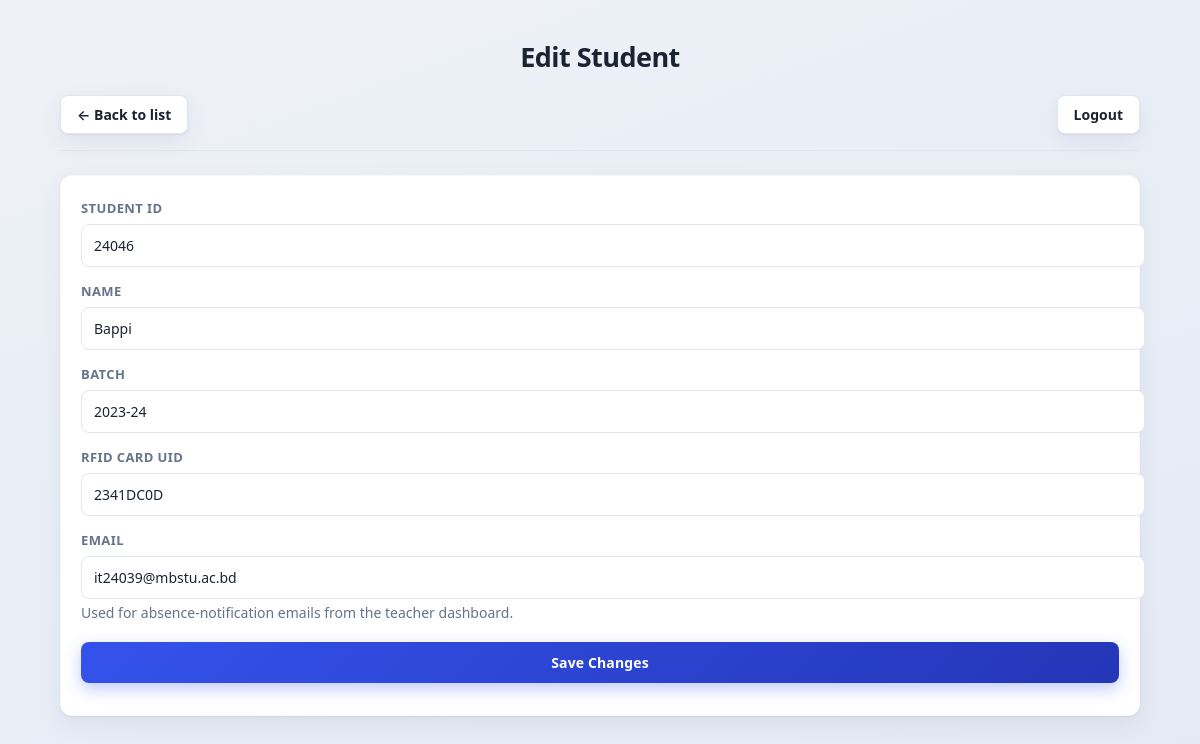
Page /admin/students/24046/edit (signed in) on the committed database.
### tables this page shows
CREATE TABLE Students(

student_id TEXT PRIMARY KEY,

name TEXT NOT NULL,

batch INTEGER,

rfid_uid TEXT UNIQUE

, email TEXT);

### admin.py (the view, shortened to what this page needs)
@admin_bp.route("/<entity>/<pk>/edit", methods=["GET", "POST"])
@login_required(role="admin")
def entity_edit(entity, pk):
    if entity not in ENTITY_META:
        return redirect(url_for("admin.dashboard"))
    meta = ENTITY_META[entity]
    conn = get_connection()
    cur = conn.cursor()
    cur.execute(f"SELECT * FROM {meta['table']} WHERE {meta['pk']} = ?", (pk,))
    row = cur.fetchone()
    if row is None:
        conn.close()
        return redirect(url_for("admin.entity_list", entity=entity))
    fields = FIELD_BUILDERS[entity](cur, row)
    conn.close()
    return render_template(
        "admin_entity_form.html",
        entity=entity,
        entity_label=meta["label"],
        is_edit=True,
        fields=fields,
        error=None,
    )

### admin.py (called while the page is built)
def _fields_students(cur, row):
    return [
        {"name": "student_id", "label": "Student ID", "type": "readonly" if row else "text",
         "value": row["student_id"] if row else "", "required": True},
        {"name": "name", "label": "Name", "type": "text",
         "value": row["name"] if row else "", "required": True},
        {"name": "batch", "label": "Batch", "type": "text",
         "value": row["batch"] if row else "", "required": False},
        {"name": "rfid_uid", "label": "RFID Card UID", "type": "text",
         "value": row["rfid_uid"] if row else "", "required": False},
        {"name": "email", "label": "Email", "type": "text",
         "value": row["email"] if row else "", "required": False,
         "hint": "Used for absence-notification emails from the teacher dashboard."},
    ]

### database.py (called while the page is built, shortened)
def _ensure_schema(conn):
    global _SCHEMA_CHECKED
    if _SCHEMA_CHECKED:
        return

def get_connection():
    conn = sqlite3.connect(DATABASE)
    conn.row_factory = sqlite3.Row
    _ensure_schema(conn)
    return conn

### ui.py (called while the page is built)
def login_required(role=None):
    def decorator(view):
        @wraps(view)
        def wrapped(*args, **kwargs):
            user_role = session.get("role")
            if not user_role:
                return redirect(url_for("ui.login"))
            if role and user_role != role:
                home = ROLE_HOME_ROUTE.get(user_role, "ui.login")
                return redirect(url_for(home))
            return view(*args, **kwargs)
        return wrapped
    return decorator

### templates/admin_entity_form.html (shortened to what this page needs)
<!doctype html>
<html lang="en">
<head>
  <link rel="stylesheet" href="{{ url_for('static', filename='styles.css') }}" />
</head>
<body>
  <div class="container">
    <h1 class="page-title">{{ 'Edit' if is_edit else 'Add' }} {{ entity_label }}</h1>
    <div class="top">
      <a class="logout-btn" href="{{ url_for('admin.entity_list', entity=entity) }}">← Back to list</a>
      <a class="logout-btn" href="{{ url_for('ui.logout') }}">Logout</a>
    </div>
    <div class="card">
      <form method="post">
        {% for field in fields %}
        <label>{{ field.label }}</label>
        {% if field.type == 'select' %}
        <select name="{{ field.name }}" {% if field.required %}required{% endif %}>
          {% if not field.required %}<option value="">-- none --</option>{% endif %}
          {% for opt_value, opt_label in field.options %}
          <option value="{{ opt_value }}" {% if (field.value|string) == (opt_value|string) %}selected{% endif %}>{{ opt_label }}</option>
          {% endfor %}
        </select>
        {% elif field.type == 'readonly' %}
        <input type="text" value="{{ field.value }}" disabled />
        {% elif field.type == 'password' %}
        <input type="password" name="{{ field.name }}" {% if field.required %}required{% endif %} />
        {% elif field.type == 'number' %}
        <input type="number" step="any" name="{{ field.name }}" value="{{ field.value if field.value is not none else '' }}" {% if field.required %}required{% endif %} />
        {% else %}
        <input type="text" name="{{ field.name }}" value="{{ field.value if field.value is not none else '' }}" {% if field.required %}required{% endif %} />
        {% endif %}
        {% if field.hint %}<p class="hint" style="margin-top:-8px;">{{ field.hint }}</p>{% endif %}
        {% endfor %}
        <button type="submit">{{ 'Save Changes' if is_edit else 'Create' }}</button>
      </form>
    </div>
  </div>
</body>
</html>

### static/styles.css (style rules this page uses)
:root { --bg: #eef1f7; --bg-gradient: linear-gradient(160deg, #eef1f7 0%, #e4e9f5 100%); --card: #ffffff; --text: #1b2333; --muted: #64748b; --line: #e2e6ee; --primary: #3452eb; --primary-dark: #2436b8; --primary-soft: #eef0fe; --danger: #dc2626; --danger-soft: #fdecec; --good: #15803d; --good-soft: #e3f6e9; --good-strong: #0f9d58; --warn: #4d7c0f; --warn-soft: #eef8e0; --radius: 12px; --shadow: 0 1px 2px rgba(20, 25, 45, 0.06), 0 8px 24px rgba(20, 25, 45, 0.06); }
body { margin: 0; font-family: "Segoe UI", "Inter", system-ui, -apple-system, Arial, sans-serif; background: var(--bg-gradient); color: var(--text); min-height: 100vh; box-sizing: border-box; }
.container { max-width: 1080px; margin: 0 auto; padding: 32px 20px 60px; }
.top { display: flex; justify-content: space-between; align-items: center; margin-bottom: 24px; padding-bottom: 16px; border-bottom: 1px solid var(--line); }
.page-title { text-align: center; font-size: 27px; font-weight: 800; letter-spacing: -0.02em; margin: 6px 0 20px; color: var(--text); }
.logout-btn { display: inline-flex; align-items: center; gap: 6px; padding: 9px 16px; border-radius: 8px; background: var(--card); border: 1px solid var(--line); color: var(--text); font-size: 14px; font-weight: 600; box-shadow: var(--shadow); transition: all 0.15s ease; }
.card { background: var(--card); border-radius: var(--radius); padding: 20px; box-shadow: var(--shadow); border: 1px solid rgba(20, 25, 45, 0.03); }
a { color: var(--primary); text-decoration: none; }
input, select, button { width: 100%; padding: 11px 12px; border: 1px solid var(--line); border-radius: 8px; margin-top: 6px; margin-bottom: 12px; font-size: 14px; font-family: inherit; background: #fff; color: var(--text); }
label { font-size: 13px; font-weight: 600; color: var(--muted); text-transform: uppercase; letter-spacing: 0.03em; }
button { background: linear-gradient(135deg, var(--primary), var(--primary-dark)); color: white; border: 0; cursor: pointer; font-weight: 600; letter-spacing: 0.01em; box-shadow: 0 6px 16px rgba(52, 82, 235, 0.3); transition: transform 0.1s ease, box-shadow 0.15s ease; }
.hint { color: var(--muted); font-size: 14px; }

### rows in the picture
Students: label "STUDENT ID", value "24046", label "NAME", name "Bappi", label "BATCH", batch "2023-24", label "RFID CARD UID", rfid_uid "2341DC0D", label "EMAIL", email "it24039@mbstu.ac.bd", hint "Used for absence-notification emails from the teacher dashboard."

### other values in the picture
{{ 'Edit' if is_edit else 'Add' }} "Edit"
{{ entity_label }} "Student"
{{ 'Save Changes' if is_edit else 'Create' }} "Save Changes"
